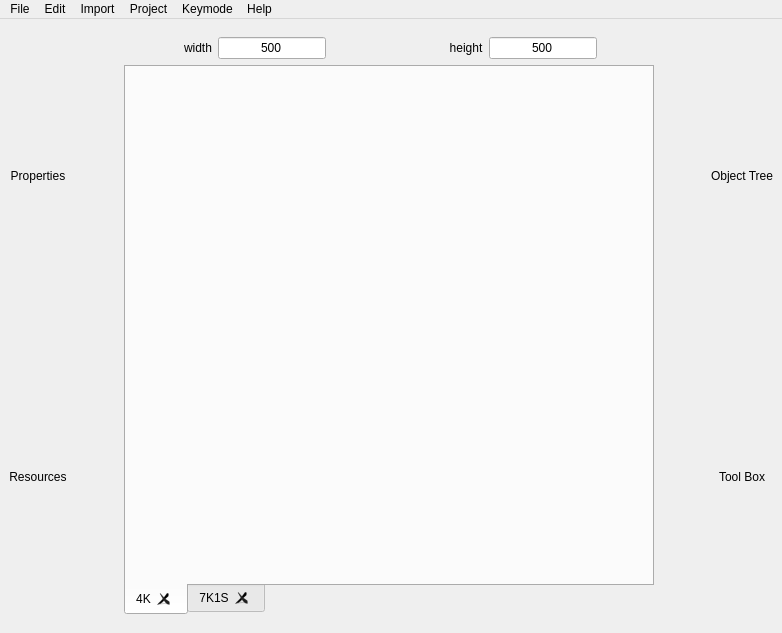
<?xml version="1.0" encoding="UTF-8"?>
<ui version="4.0">
 <class>MainWindow</class>
 <widget class="QMainWindow" name="MainWindow">
  <property name="geometry">
   <rect>
    <x>0</x>
    <y>0</y>
    <width>782</width>
    <height>633</height>
   </rect>
  </property>
  <property name="sizePolicy">
   <sizepolicy hsizetype="Preferred" vsizetype="Preferred">
    <horstretch>0</horstretch>
    <verstretch>0</verstretch>
   </sizepolicy>
  </property>
  <property name="windowTitle">
   <string>SoundsphereSkinningTool</string>
  </property>
  <property name="toolButtonStyle">
   <enum>Qt::ToolButtonIconOnly</enum>
  </property>
  <property name="tabShape">
   <enum>QTabWidget::Rounded</enum>
  </property>
  <widget class="QWidget" name="centralwidget">
   <property name="sizePolicy">
    <sizepolicy hsizetype="Preferred" vsizetype="Preferred">
     <horstretch>0</horstretch>
     <verstretch>0</verstretch>
    </sizepolicy>
   </property>
   <layout class="QGridLayout" name="gridLayout">
    <item row="0" column="3">
     <spacer name="horizontalSpacer">
      <property name="orientation">
       <enum>Qt::Horizontal</enum>
      </property>
      <property name="sizeHint" stdset="0">
       <size>
        <width>40</width>
        <height>20</height>
       </size>
      </property>
     </spacer>
    </item>
    <item row="0" column="2">
     <layout class="QVBoxLayout" name="center">
      <item>
       <spacer name="centerSpacerTop">
        <property name="orientation">
         <enum>Qt::Vertical</enum>
        </property>
        <property name="sizeHint" stdset="0">
         <size>
          <width>20</width>
          <height>40</height>
         </size>
        </property>
       </spacer>
      </item>
      <item>
       <layout class="QHBoxLayout" name="topcenter">
        <item>
         <layout class="QHBoxLayout" name="lefttopcenter">
          <item>
           <spacer name="viewWidthSpacerLeft">
            <property name="orientation">
             <enum>Qt::Horizontal</enum>
            </property>
            <property name="sizeHint" stdset="0">
             <size>
              <width>40</width>
              <height>20</height>
             </size>
            </property>
           </spacer>
          </item>
          <item>
           <widget class="QLabel" name="viewWidtthLabel">
            <property name="text">
             <string>width</string>
            </property>
            <property name="alignment">
             <set>Qt::AlignCenter</set>
            </property>
           </widget>
          </item>
          <item>
           <widget class="QLineEdit" name="viewWidthTextbox">
            <property name="maximumSize">
             <size>
              <width>150</width>
              <height>16777215</height>
             </size>
            </property>
            <property name="text">
             <string>500</string>
            </property>
            <property name="alignment">
             <set>Qt::AlignCenter</set>
            </property>
           </widget>
          </item>
          <item>
           <spacer name="viewWidthSpacerRight">
            <property name="orientation">
             <enum>Qt::Horizontal</enum>
            </property>
            <property name="sizeHint" stdset="0">
             <size>
              <width>40</width>
              <height>20</height>
             </size>
            </property>
           </spacer>
          </item>
         </layout>
        </item>
        <item>
         <layout class="QHBoxLayout" name="righttopcenter">
          <item>
           <spacer name="viewHeightSpacerLeft">
            <property name="orientation">
             <enum>Qt::Horizontal</enum>
            </property>
            <property name="sizeHint" stdset="0">
             <size>
              <width>40</width>
              <height>20</height>
             </size>
            </property>
           </spacer>
          </item>
          <item>
           <widget class="QLabel" name="viewHeightLabel">
            <property name="text">
             <string>height</string>
            </property>
            <property name="alignment">
             <set>Qt::AlignCenter</set>
            </property>
           </widget>
          </item>
          <item>
           <widget class="QLineEdit" name="viewHeightTextbox">
            <property name="maximumSize">
             <size>
              <width>150</width>
              <height>16777215</height>
             </size>
            </property>
            <property name="text">
             <string>500</string>
            </property>
            <property name="alignment">
             <set>Qt::AlignCenter</set>
            </property>
           </widget>
          </item>
          <item>
           <spacer name="viewHeightSpacerRight">
            <property name="orientation">
             <enum>Qt::Horizontal</enum>
            </property>
            <property name="sizeHint" stdset="0">
             <size>
              <width>40</width>
              <height>20</height>
             </size>
            </property>
           </spacer>
          </item>
         </layout>
        </item>
       </layout>
      </item>
      <item>
       <widget class="QTabWidget" name="keymodeTabs">
        <property name="sizePolicy">
         <sizepolicy hsizetype="Fixed" vsizetype="Fixed">
          <horstretch>0</horstretch>
          <verstretch>0</verstretch>
         </sizepolicy>
        </property>
        <property name="minimumSize">
         <size>
          <width>530</width>
          <height>550</height>
         </size>
        </property>
        <property name="tabPosition">
         <enum>QTabWidget::South</enum>
        </property>
        <property name="tabShape">
         <enum>QTabWidget::Rounded</enum>
        </property>
        <property name="currentIndex">
         <number>0</number>
        </property>
        <property name="elideMode">
         <enum>Qt::ElideNone</enum>
        </property>
        <property name="usesScrollButtons">
         <bool>true</bool>
        </property>
        <property name="tabsClosable">
         <bool>true</bool>
        </property>
        <property name="movable">
         <bool>true</bool>
        </property>
        <property name="tabBarAutoHide">
         <bool>false</bool>
        </property>
        <widget class="QWidget" name="fourKTab">
         <attribute name="title">
          <string>4K</string>
         </attribute>
         <layout class="QGridLayout" name="gridLayout_2"/>
        </widget>
        <widget class="QWidget" name="sevenKoneSTab">
         <attribute name="title">
          <string>7K1S</string>
         </attribute>
        </widget>
       </widget>
      </item>
      <item>
       <spacer name="centerSpacerBottom">
        <property name="orientation">
         <enum>Qt::Vertical</enum>
        </property>
        <property name="sizeHint" stdset="0">
         <size>
          <width>20</width>
          <height>40</height>
         </size>
        </property>
       </spacer>
      </item>
     </layout>
    </item>
    <item row="0" column="4">
     <layout class="QVBoxLayout" name="right">
      <item>
       <layout class="QVBoxLayout" name="topright">
        <item>
         <widget class="QLabel" name="objectTreeLabel">
          <property name="text">
           <string>Object Tree</string>
          </property>
          <property name="alignment">
           <set>Qt::AlignCenter</set>
          </property>
         </widget>
        </item>
       </layout>
      </item>
      <item>
       <layout class="QVBoxLayout" name="bottomright">
        <item>
         <widget class="QLabel" name="toolBoxLabel">
          <property name="text">
           <string>Tool Box</string>
          </property>
          <property name="alignment">
           <set>Qt::AlignCenter</set>
          </property>
         </widget>
        </item>
       </layout>
      </item>
     </layout>
    </item>
    <item row="0" column="0">
     <layout class="QVBoxLayout" name="left">
      <item>
       <layout class="QVBoxLayout" name="topleft">
        <item>
         <widget class="QLabel" name="propertiesLabel">
          <property name="text">
           <string>Properties</string>
          </property>
          <property name="alignment">
           <set>Qt::AlignCenter</set>
          </property>
         </widget>
        </item>
       </layout>
      </item>
      <item>
       <layout class="QVBoxLayout" name="bottomleft">
        <item>
         <widget class="QLabel" name="resourcesLabel">
          <property name="text">
           <string>Resources</string>
          </property>
          <property name="alignment">
           <set>Qt::AlignCenter</set>
          </property>
         </widget>
        </item>
       </layout>
      </item>
     </layout>
    </item>
    <item row="0" column="1">
     <spacer name="horizontalSpacer_2">
      <property name="orientation">
       <enum>Qt::Horizontal</enum>
      </property>
      <property name="sizeHint" stdset="0">
       <size>
        <width>40</width>
        <height>20</height>
       </size>
      </property>
     </spacer>
    </item>
   </layout>
  </widget>
  <widget class="QMenuBar" name="menubar">
   <property name="geometry">
    <rect>
     <x>0</x>
     <y>0</y>
     <width>782</width>
     <height>21</height>
    </rect>
   </property>
   <widget class="QMenu" name="menuFile">
    <property name="title">
     <string>File</string>
    </property>
    <addaction name="actionNew"/>
    <addaction name="actionSave"/>
    <addaction name="actionSave_As"/>
    <addaction name="actionOpen"/>
   </widget>
   <widget class="QMenu" name="menuEdit">
    <property name="title">
     <string>Edit</string>
    </property>
    <addaction name="actionCopy"/>
    <addaction name="actionPaste"/>
   </widget>
   <widget class="QMenu" name="menuImport">
    <property name="title">
     <string>Import</string>
    </property>
    <addaction name="actionImage"/>
    <addaction name="actionFont"/>
    <addaction name="actionFolder"/>
   </widget>
   <widget class="QMenu" name="menuProject">
    <property name="title">
     <string>Project</string>
    </property>
    <addaction name="actionProject_Settings"/>
    <addaction name="actionProject_Validate"/>
   </widget>
   <widget class="QMenu" name="menuKeymode">
    <property name="title">
     <string>Keymode</string>
    </property>
    <addaction name="actionKeymode_Settings"/>
    <addaction name="actionKeymode_Validate"/>
   </widget>
   <widget class="QMenu" name="menuHelp">
    <property name="title">
     <string>Help</string>
    </property>
    <addaction name="actionBeginner_Guide"/>
    <addaction name="actionAbout"/>
   </widget>
   <addaction name="menuFile"/>
   <addaction name="menuEdit"/>
   <addaction name="menuImport"/>
   <addaction name="menuProject"/>
   <addaction name="menuKeymode"/>
   <addaction name="menuHelp"/>
  </widget>
  <action name="actionNew">
   <property name="text">
    <string>New</string>
   </property>
  </action>
  <action name="actionSave">
   <property name="text">
    <string>Save</string>
   </property>
  </action>
  <action name="actionSave_As">
   <property name="text">
    <string>Save As</string>
   </property>
  </action>
  <action name="actionOpen">
   <property name="text">
    <string>Open</string>
   </property>
  </action>
  <action name="action">
   <property name="text">
    <string>.</string>
   </property>
  </action>
  <action name="actionCopy">
   <property name="text">
    <string>Copy</string>
   </property>
  </action>
  <action name="actionPaste">
   <property name="text">
    <string>Paste</string>
   </property>
  </action>
  <action name="action_2">
   <property name="text">
    <string>.</string>
   </property>
  </action>
  <action name="actionImage">
   <property name="text">
    <string>Image</string>
   </property>
  </action>
  <action name="actionFont">
   <property name="text">
    <string>Font</string>
   </property>
  </action>
  <action name="actionFolder">
   <property name="text">
    <string>Folder</string>
   </property>
  </action>
  <action name="action_3">
   <property name="text">
    <string>.</string>
   </property>
  </action>
  <action name="actionProject_Settings">
   <property name="text">
    <string>Settings</string>
   </property>
  </action>
  <action name="actionProject_Validate">
   <property name="text">
    <string>Validate</string>
   </property>
  </action>
  <action name="actionKeymode_Settings">
   <property name="text">
    <string>Settings</string>
   </property>
  </action>
  <action name="actionKeymode_Validate">
   <property name="text">
    <string>Validate</string>
   </property>
  </action>
  <action name="action_4">
   <property name="text">
    <string>.</string>
   </property>
  </action>
  <action name="action_5">
   <property name="text">
    <string>.</string>
   </property>
  </action>
  <action name="actionBeginner_Guide">
   <property name="text">
    <string>Beginner Guide</string>
   </property>
  </action>
  <action name="actionAbout">
   <property name="text">
    <string>About</string>
   </property>
  </action>
  <action name="action_6">
   <property name="text">
    <string>.</string>
   </property>
  </action>
 </widget>
 <resources/>
 <connections/>
</ui>
